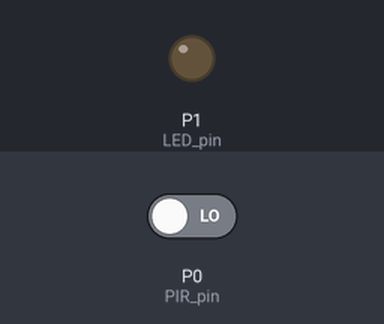
This program was run on a simulated BBC micro:bit running MicroPython. On the bench: output pins drawn as LEDs (lit = HIGH). The test bench sets the inputs (shaded band); at power-on: P0 (PIR_pin) LOW.

Above: at 1.2 s.
1.3 s: P0 (PIR_pin) driven HIGH
At 1.9 s:
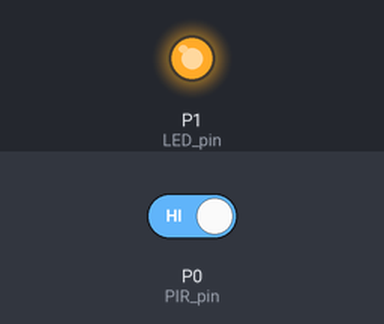
2.8 s: P0 (PIR_pin) driven LOW
At 4.2 s:
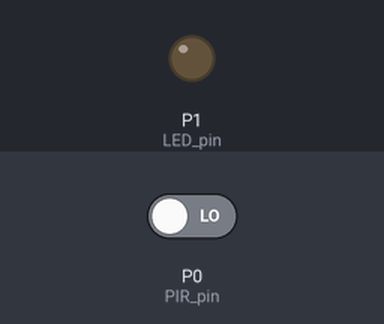
Timing chart, 0 to 5.8 s (numbered marks = the images above; inputs shaded):
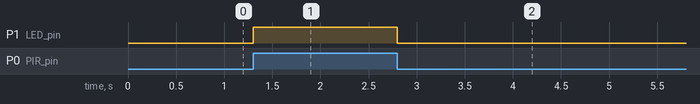

The program:

guestures.py
```python
from microbit import *

#pins
PIR_pin = pin0
LED_pin = pin1

while True:
    # if PIR Sensor detects motion, turn on LED
    if PIR_pin.read_digital():
        LED_pin.write_digital(1)
    else:
        LED_pin.write_digital(0)
```

Measured:
- after the input at 1.3 s, P1 (LED_pin): LOW → HIGH at once
- after the input at 2.8 s, P1 (LED_pin): HIGH → LOW at once
